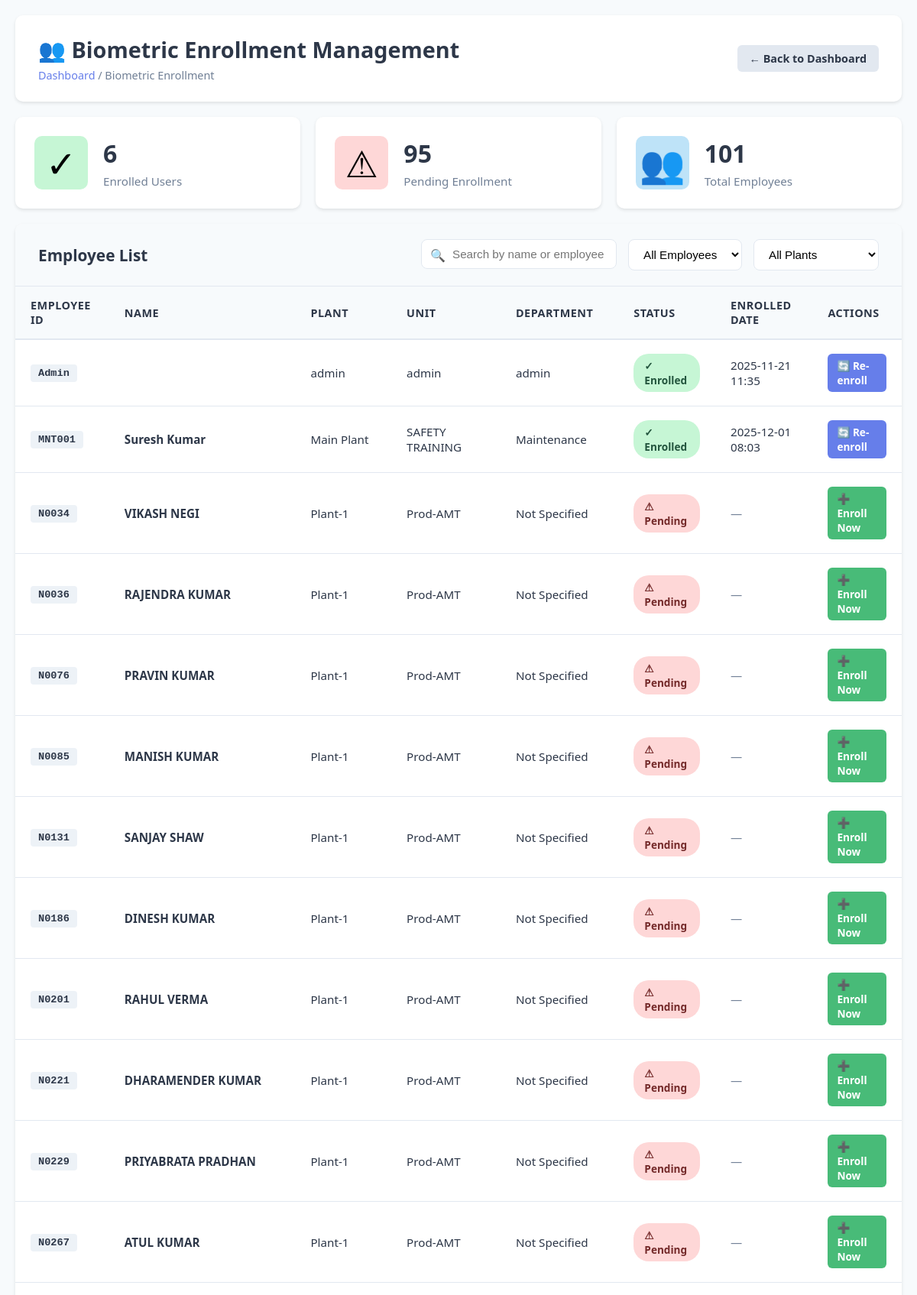
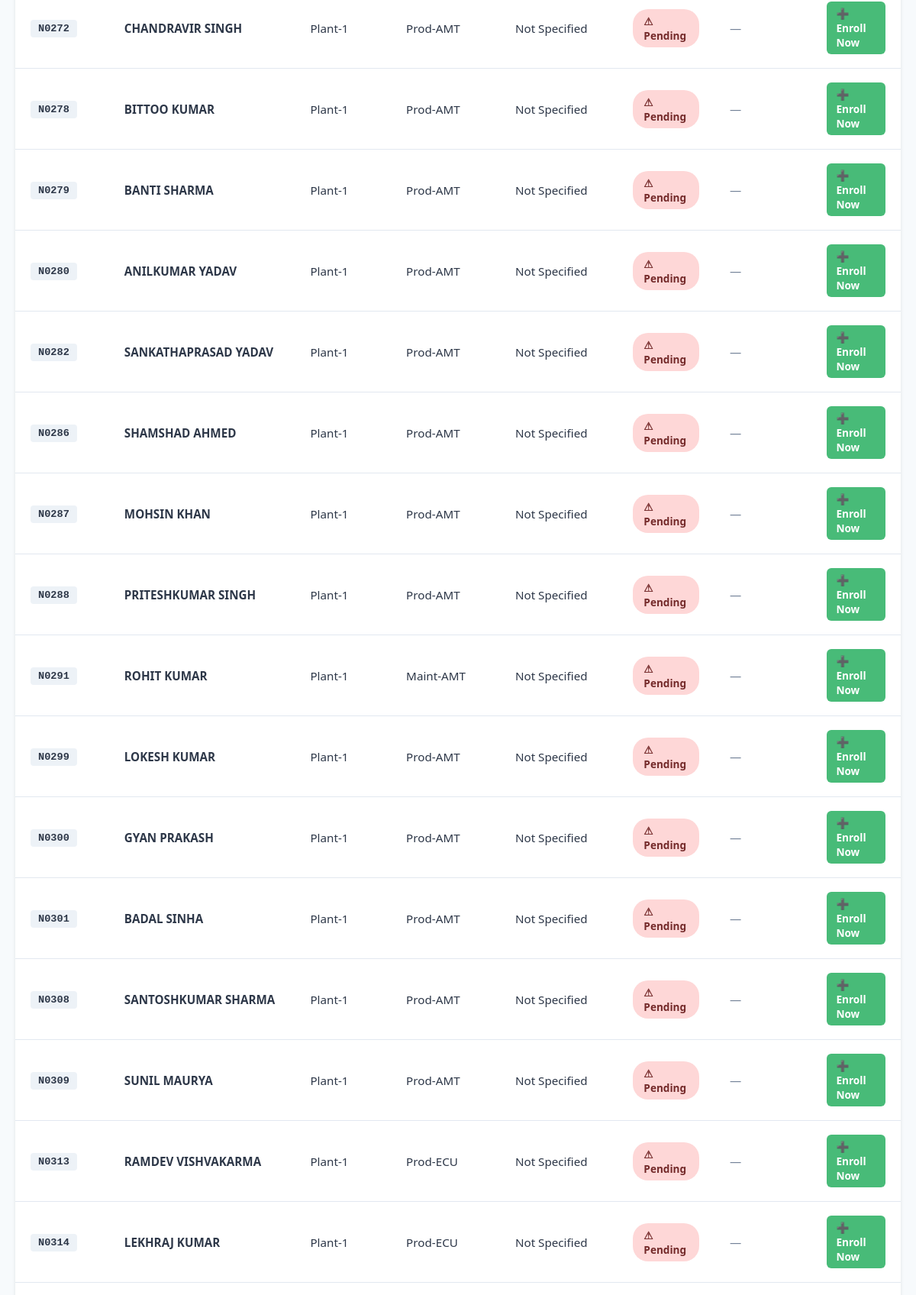
The app's page /biometric/enrollment/ (signed in, upper part) with its own data (2 pictures, top to bottom).
### process_dojo/models.py (models this page shows, shortened)
class EmployeeProfile(models.Model):
    user = models.OneToOneField(User, on_delete=models.CASCADE, related_name='employee_profile')
    employee_id = models.CharField(max_length=50, unique=True, db_index=True)
    plant = models.CharField(max_length=100)
    unit = models.CharField(max_length=100)
    department = models.CharField(max_length=100)
    biometric_id = models.CharField(max_length=100, blank=True, null=True, unique=True)
    created_at = models.DateTimeField(auto_now_add=True)
    updated_at = models.DateTimeField(auto_now=True)
    class Meta:
        ordering = ['employee_id']
        indexes = [
            models.Index(fields=['employee_id']),
            models.Index(fields=['plant', 'unit']),
        ]

### process_dojo/biometric_views.py (the view)
# urls.py: path('biometric/enrollment/', biometric_views.biometric_enrollment_list, name='biometric_enrollment_list'),
@login_required
@user_passes_test(lambda u: u.is_staff)
def biometric_enrollment_list(request):
    employees = EmployeeProfile.objects.select_related('user').all()
    enrolled_count = employees.filter(biometric_id__isnull=False).count()
    pending_count = employees.filter(biometric_id__isnull=True).count()
    unique_plants = employees.values_list('plant', flat=True).distinct().order_by('plant')
    context = {
        'page_title': 'Biometric Enrollment',
        'employees': employees,
        'enrolled_count': enrolled_count,
        'pending_count': pending_count,
        'unique_plants': unique_plants,
    }
    return render(request, 'biometric/biometric_enrollment_list.html', context)

### process_dojo/templates/biometric/biometric_enrollment_list.html (shortened to what this page needs)
<!DOCTYPE html>
<html lang="en">
<head>
</head>
<body>
    <div class="container">
        <div class="header">
            <div class="header-left">
                <h1>👥 Biometric Enrollment Management</h1>
                <div class="breadcrumb">
                    <a href="{% url 'process_dojo:dashboard' %}">Dashboard</a> / Biometric Enrollment
                </div>
            </div>
            <div class="header-right">
                <a href="{% url 'process_dojo:dashboard' %}" class="btn btn-secondary">
                    ← Back to Dashboard
                </a>
            </div>
        </div>
        <div class="stats-container">
            <div class="stat-card">
                <div class="stat-icon enrolled">
                    ✓
                </div>
                <div class="stat-content">
                    <h3>{{ enrolled_count }}</h3>
                    <p>Enrolled Users</p>
                </div>
            </div>
            <div class="stat-card">
                <div class="stat-icon pending">
                    ⚠
                </div>
                <div class="stat-content">
                    <h3>{{ pending_count }}</h3>
                    <p>Pending Enrollment</p>
                </div>
            </div>
            <div class="stat-card">
                <div class="stat-icon total">
                    👥
                </div>
                <div class="stat-content">
                    <h3>{{ employees|length }}</h3>
                    <p>Total Employees</p>
                </div>
            </div>
        </div>
        <div class="content-card">
            <div class="content-header">
                <h2>Employee List</h2>
                <div class="toolbar">
                    <div class="search-box">
                        <span class="search-icon">🔍</span>
                        <input type="text" id="searchInput" placeholder="Search by name or employee ID...">
                    </div>
                    <select class="filter-select" id="statusFilter">
                        <option value="all">All Employees</option>
                    </select>
                    <select class="filter-select" id="plantFilter">
                        <option value="all">All Plants</option>
                    </select>
                </div>
            </div>
            <div class="table-container">
                <table id="employeeTable">
                    <thead>
                        <tr>
                            <th>Employee ID</th>
                            <th>Name</th>
                            <th>Plant</th>
                            <th>Unit</th>
                            <th>Department</th>
                            <th>Status</th>
                            <th>Enrolled Date</th>
                            <th>Actions</th>
                        </tr>
                    </thead>
                    <tbody>
                        {% if employees %}
                            {% for emp in employees %}
                            <tr data-status="{% if emp.biometric_id %}enrolled{% else %}pending{% endif %}"
                                data-plant="{{ emp.plant }}"
                                data-searchtext="{{ emp.employee_id|lower }} {{ emp.user.first_name|lower }} {{ emp.user.last_name|lower }}">
                                <td>
                                    <span class="employee-id">{{ emp.employee_id }}</span>
                                </td>
                                <td>
                                    <strong>{{ emp.user.get_full_name }}</strong>
                                </td>
                                <td>{{ emp.plant }}</td>
                                <td>{{ emp.unit }}</td>
                                <td>{{ emp.department }}</td>
                                <td>
                                    {% if emp.biometric_id %}
                                        <span class="status-badge enrolled">✓ Enrolled</span>
                                    {% else %}
                                        <span class="status-badge not-enrolled">⚠ Pending</span>
                                    {% endif %}
                                </td>
                                <td>
                                    {% if emp.biometric_id %}
                                        {{ emp.updated_at|date:"Y-m-d H:i" }}
                                    {% else %}
                                        <span style="color: #718096;">—</span>
                                    {% endif %}
                                </td>
                                <td>
                                    {% if emp.biometric_id %}
                                        <a href="{% url 'process_dojo:biometric_enrollment_form' emp.employee_id %}"
                                           class="btn btn-primary btn-sm">
                                            🔄 Re-enroll
                                        </a>
                                    {% else %}
                                        <a href="{% url 'process_dojo:biometric_enrollment_form' emp.employee_id %}"
                                           class="btn btn-success btn-sm">
                                            ➕ Enroll Now
                                        </a>
                                    {% endif %}
                                </td>
                            </tr>
                            {% endfor %}
                        {% endif %}
                    </tbody>
                </table>
            </div>
        </div>
    </div>
</body>
</html>

### process_dojo/templates/biometric/biometric_enrollment_list.html (style rules this page uses)
* { margin: 0; padding: 0; box-sizing: border-box; }
body { font-family: 'Segoe UI', Tahoma, Geneva, Verdana, sans-serif; background: #f7fafc; padding: 20px; }
.container { max-width: 1400px; margin: 0 auto; }
.header { background: white; padding: 25px 30px; border-radius: 10px; margin-bottom: 20px; box-shadow: 0 2px 4px rgba(0, 0, 0, 0.1); display: flex; justify-content: space-between; align-items: center; }
.header-left h1 { color: #2d3748; font-size: 1.8rem; margin-bottom: 5px; }
.breadcrumb { color: #718096; font-size: 0.9rem; }
.breadcrumb a { color: #667eea; text-decoration: none; }
.header-right { display: flex; gap: 10px; }
.stats-container { display: grid; grid-template-columns: repeat(auto-fit, minmax(250px, 1fr)); gap: 20px; margin-bottom: 20px; }
.stat-card { background: white; padding: 25px; border-radius: 10px; box-shadow: 0 2px 4px rgba(0, 0, 0, 0.1); display: flex; align-items: center; gap: 20px; }
.stat-icon { font-size: 3rem; width: 70px; height: 70px; display: flex; align-items: center; justify-content: center; border-radius: 10px; }
.stat-icon.enrolled { background: #c6f6d5; }
.stat-icon.pending { background: #fed7d7; }
.stat-icon.total { background: #bee3f8; }
.stat-content h3 { font-size: 2rem; color: #2d3748; margin-bottom: 5px; }
.stat-content p { color: #718096; font-size: 0.95rem; }
.content-card { background: white; border-radius: 10px; box-shadow: 0 2px 4px rgba(0, 0, 0, 0.1); overflow: hidden; }
.content-header { padding: 20px 30px; background: #f7fafc; border-bottom: 1px solid #e2e8f0; display: flex; justify-content: space-between; align-items: center; }
.content-header h2 { color: #2d3748; font-size: 1.3rem; }
.toolbar { display: flex; gap: 15px; flex-wrap: wrap; }
.search-box { position: relative; flex: 1; min-width: 200px; max-width: 400px; }
.search-box input { width: 100%; padding: 10px 15px 10px 40px; border: 1px solid #e2e8f0; border-radius: 8px; font-size: 0.95rem; }
.search-icon { position: absolute; left: 12px; top: 50%; transform: translateY(-50%); color: #718096; }
.filter-select { padding: 10px 15px; border: 1px solid #e2e8f0; border-radius: 8px; font-size: 0.95rem; background: white; cursor: pointer; }
.table-container { overflow-x: auto; }
table { width: 100%; border-collapse: collapse; }
thead { background: #f7fafc; }
th { padding: 15px 20px; text-align: left; font-weight: 600; color: #2d3748; font-size: 0.9rem; text-transform: uppercase; letter-spacing: 0.5px; border-bottom: 2px solid #e2e8f0; }
tbody tr { border-bottom: 1px solid #e2e8f0; transition: background 0.2s ease; }
td { padding: 18px 20px; color: #2d3748; font-size: 0.95rem; }
.status-badge { display: inline-block; padding: 6px 14px; border-radius: 20px; font-size: 0.85rem; font-weight: 600; }
.status-badge.enrolled { background: #c6f6d5; color: #22543d; }
.status-badge.not-enrolled { background: #fed7d7; color: #742a2a; }
.btn { padding: 8px 16px; border: none; border-radius: 6px; font-size: 0.9rem; font-weight: 600; cursor: pointer; transition: all 0.3s ease; text-decoration: none; display: inline-block; }
.btn-primary { background: #667eea; color: white; }
.btn-success { background: #48bb78; color: white; }
.btn-secondary { background: #e2e8f0; color: #2d3748; }
.btn-sm { padding: 6px 12px; font-size: 0.85rem; }
.employee-id { display: inline-block; background: #edf2f7; padding: 4px 10px; border-radius: 4px; font-family: 'Courier New', monospace; font-weight: 600; color: #2d3748; font-size: 0.85rem; }

### records on screen
EmployeeProfile: employee_id "Admin", plant "admin", unit "admin", department "admin", biometric_id "✓ Enrolled", updated_at "2025-11-21 11:35"
EmployeeProfile: employee_id "MNT001", user.get_full_name "Suresh Kumar", plant "Main Plant", unit "SAFETY TRAINING", department "Maintenance", shows "✓ Enrolled", updated_at "2025-12-01 08:03", shows "🔄 Re-enroll"
EmployeeProfile: employee_id "N0034", user.get_full_name "VIKASH NEGI", plant "Plant-1", unit "Prod-AMT", department "Not Specified", shows "⚠ Pending", shows "➕ Enroll Now"
EmployeeProfile: employee_id "N0036", user.get_full_name "RAJENDRA KUMAR", plant "Plant-1", unit "Prod-AMT", department "Not Specified", shows "⚠ Pending", shows "➕ Enroll Now"
EmployeeProfile: employee_id "N0076", user.get_full_name "PRAVIN KUMAR", plant "Plant-1", unit "Prod-AMT", department "Not Specified", shows "⚠ Pending", shows "➕ Enroll Now"
EmployeeProfile: employee_id "N0085", user.get_full_name "MANISH KUMAR", plant "Plant-1", unit "Prod-AMT", department "Not Specified", shows "⚠ Pending", shows "➕ Enroll Now"
EmployeeProfile: employee_id "N0131", user.get_full_name "SANJAY SHAW", plant "Plant-1", unit "Prod-AMT", department "Not Specified", shows "⚠ Pending", shows "➕ Enroll Now"
EmployeeProfile: employee_id "N0186", user.get_full_name "DINESH KUMAR", plant "Plant-1", unit "Prod-AMT", department "Not Specified", shows "⚠ Pending", shows "➕ Enroll Now"
EmployeeProfile: employee_id "N0201", user.get_full_name "RAHUL VERMA", plant "Plant-1", unit "Prod-AMT", department "Not Specified", shows "⚠ Pending", shows "➕ Enroll Now"
EmployeeProfile: employee_id "N0221", user.get_full_name "DHARAMENDER KUMAR", plant "Plant-1", unit "Prod-AMT", department "Not Specified", shows "⚠ Pending", shows "➕ Enroll Now"
EmployeeProfile: employee_id "N0229", user.get_full_name "PRIYABRATA PRADHAN", plant "Plant-1", unit "Prod-AMT", department "Not Specified", shows "⚠ Pending", shows "➕ Enroll Now"
EmployeeProfile: employee_id "N0267", user.get_full_name "ATUL KUMAR", plant "Plant-1", unit "Prod-AMT", department "Not Specified", shows "⚠ Pending", shows "➕ Enroll Now"
EmployeeProfile: employee_id "N0272", user.get_full_name "CHANDRAVIR SINGH", plant "Plant-1", unit "Prod-AMT", department "Not Specified", shows "⚠ Pending", shows "➕ Enroll Now"
EmployeeProfile: employee_id "N0278", user.get_full_name "BITTOO KUMAR", plant "Plant-1", unit "Prod-AMT", department "Not Specified", shows "⚠ Pending", shows "➕ Enroll Now"
EmployeeProfile: employee_id "N0279", user.get_full_name "BANTI SHARMA", plant "Plant-1", unit "Prod-AMT", department "Not Specified", shows "⚠ Pending", shows "➕ Enroll Now"
EmployeeProfile: employee_id "N0280", user.get_full_name "ANILKUMAR YADAV", plant "Plant-1", unit "Prod-AMT", department "Not Specified", shows "⚠ Pending", shows "➕ Enroll Now"
EmployeeProfile: employee_id "N0282", user.get_full_name "SANKATHAPRASAD YADAV", plant "Plant-1", unit "Prod-AMT", department "Not Specified", shows "⚠ Pending", shows "➕ Enroll Now"
EmployeeProfile: employee_id "N0286", user.get_full_name "SHAMSHAD AHMED", plant "Plant-1", unit "Prod-AMT", department "Not Specified", shows "⚠ Pending", shows "➕ Enroll Now"
EmployeeProfile: employee_id "N0287", user.get_full_name "MOHSIN KHAN", plant "Plant-1", unit "Prod-AMT", department "Not Specified", shows "⚠ Pending", shows "➕ Enroll Now"
EmployeeProfile: employee_id "N0288", user.get_full_name "PRITESHKUMAR SINGH", plant "Plant-1", unit "Prod-AMT", department "Not Specified", shows "⚠ Pending", shows "➕ Enroll Now"
EmployeeProfile: employee_id "N0291", user.get_full_name "ROHIT KUMAR", plant "Plant-1", unit "Maint-AMT", department "Not Specified", shows "⚠ Pending", shows "➕ Enroll Now"
EmployeeProfile: employee_id "N0299", user.get_full_name "LOKESH KUMAR", plant "Plant-1", unit "Prod-AMT", department "Not Specified", shows "⚠ Pending", shows "➕ Enroll Now"
EmployeeProfile: employee_id "N0300", user.get_full_name "GYAN PRAKASH", plant "Plant-1", unit "Prod-AMT", department "Not Specified", shows "⚠ Pending", shows "➕ Enroll Now"
EmployeeProfile: employee_id "N0301", user.get_full_name "BADAL SINHA", plant "Plant-1", unit "Prod-AMT", department "Not Specified", shows "⚠ Pending", shows "➕ Enroll Now"
EmployeeProfile: employee_id "N0308", user.get_full_name "SANTOSHKUMAR SHARMA", plant "Plant-1", unit "Prod-AMT", department "Not Specified", shows "⚠ Pending", shows "➕ Enroll Now"
EmployeeProfile: employee_id "N0309", user.get_full_name "SUNIL MAURYA", plant "Plant-1", unit "Prod-AMT", department "Not Specified", shows "⚠ Pending", shows "➕ Enroll Now"
EmployeeProfile: employee_id "N0313", user.get_full_name "RAMDEV VISHVAKARMA", plant "Plant-1", unit "Prod-ECU", department "Not Specified", shows "⚠ Pending", shows "➕ Enroll Now"
EmployeeProfile: employee_id "N0314", user.get_full_name "LEKHRAJ KUMAR", plant "Plant-1", unit "Prod-ECU", department "Not Specified", shows "⚠ Pending", shows "➕ Enroll Now"

### other values on screen
{{ enrolled_count }} "6"
{{ pending_count }} "95"
{{ employees|length }} "101"
